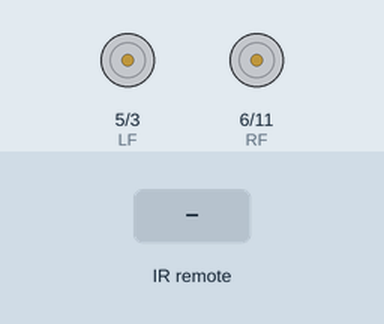
The sketch below on a simulated Arduino Uno, built with avr-gcc and run on an emulated ATmega328P. Parts: motor-driver pin pairs drawn as motors (green arrow = first pin HIGH = forward, orange = second pin HIGH = backward, longer = more drive). Inputs (shaded band) come from the test bench.

Above: at 1.2 s.
1.3 s: infrared code 0xFF02FD received
At 2.3 s:
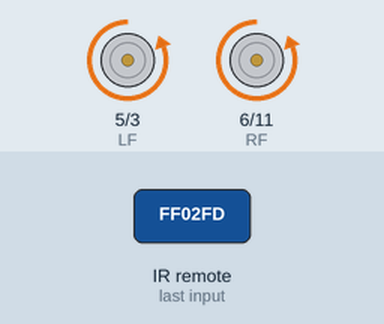
2.8 s: infrared code 0xFF9867 received
At 3.5 s:
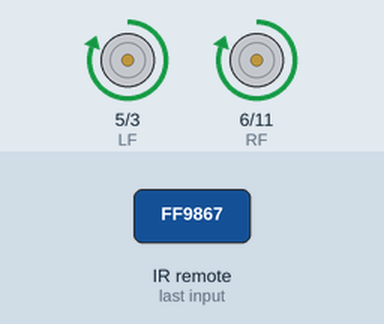
4.3 s: infrared code 0xFFE01F received
At 4.4 s:
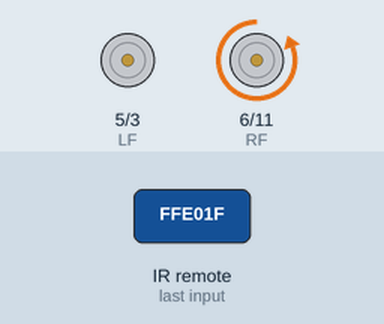
6.0 s: infrared code 0xFF906F received
At 6.1 s:
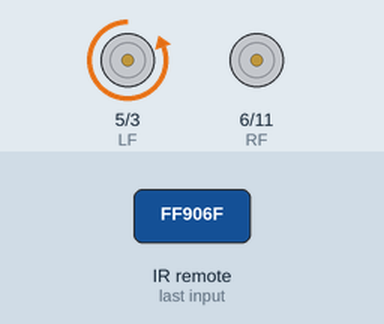
Timing chart, 0 to 8.7 s (numbered marks = the images above; inputs shaded):
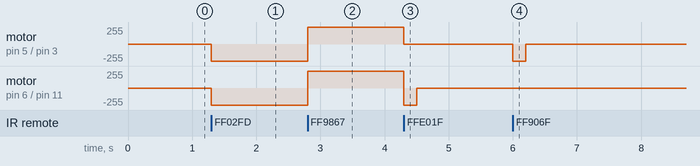

Measured:
- after the input at 1.3 s, motor on pin 5 (LF) / pin 3 (LB), motor on pin 6 (RF) / pin 11 (RB): stopped → backward 255/255 at once
- after the input at 2.8 s, motor on pin 5 (LF) / pin 3 (LB), motor on pin 6 (RF) / pin 11 (RB): backward 255/255 → forward 255/255 at once
- after the input at 4.3 s, motor on pin 5 (LF) / pin 3 (LB): forward 255/255 → stopped at once; motor on pin 6 (RF) / pin 11 (RB): forward 255/255 → backward 255/255 at once, → stopped 0.20 s later
- after the input at 6.0 s, motor on pin 5 (LF) / pin 3 (LB): stopped → backward 255/255 at once, → stopped 0.20 s later

The sketch:

IR.ino
```cpp
#include <IRremote.h>

int LF = 5;
int RF = 6;
int RB = 11;
int LB = 3;
int recPin = A0;
//const int SensorRight = A2;
//const int SensorLeft = A3;
IRrecv irrecv(recPin);
decode_results result;

#define Up_Arrow 16712445 //4294967295
#define Down_Arrow 16750695 //4294967295
#define Left_Arrow 16769055 //4294967295
#define Right_Arrow 16748655 //4294967295
#define Stop_Arrow 16754775 //4294967295
void setup() {
  // put your setup code here, to run once:
pinMode(LF, OUTPUT);
pinMode(RF, OUTPUT);
pinMode(LB, OUTPUT);
pinMode(RB, OUTPUT);
pinMode(A0, INPUT); // switch
//pinMode(SensorRight, INPUT);// right sensor
//pinMode(SensorLeft, INPUT);// left sensor
Serial.begin(9600);
irrecv.enableIRIn();

}

void forward(){
  digitalWrite(RF,LOW);
  digitalWrite(RB,HIGH);
  digitalWrite(LF,LOW);
  digitalWrite(LB,HIGH);
  //delay(1000);
}
void left (){
  digitalWrite(RF,LOW);
  digitalWrite(RB,HIGH);
  digitalWrite(LF,LOW);
  digitalWrite(LB,LOW);
  //delay(1000);
}
void right (){
  digitalWrite(RF,LOW);
  digitalWrite(RB,LOW);
  digitalWrite(LF,LOW);
  digitalWrite(LB,HIGH);
  //delay(1000);
}
void brake(){
  digitalWrite(RF,LOW);
  digitalWrite(RB,LOW);
  digitalWrite(LF,LOW);
  digitalWrite(LB,LOW);
}
void back (){
 digitalWrite(RF,HIGH);
 digitalWrite(RB,LOW);
 digitalWrite(LF,HIGH);
 digitalWrite(LB,LOW);
}
void left2(){
  left();
  delay(200);
  brake();
}
void right2(){
  right();
  delay(200);
  brake();
}
void loop() {
  // put your main code here, to run repeatedly:
if(irrecv.decode(&result)){
  switch(result.value){
    case Up_Arrow:
      forward ();
      break;
     case Down_Arrow:
       back();
       break;
     case Left_Arrow:
       left2();
       break;
      case Right_Arrow:
        right2();
        break;
      case Stop_Arrow:
        brake();
        break;

    }
    irrecv.resume();
  }
  //delay(10);
}
```
